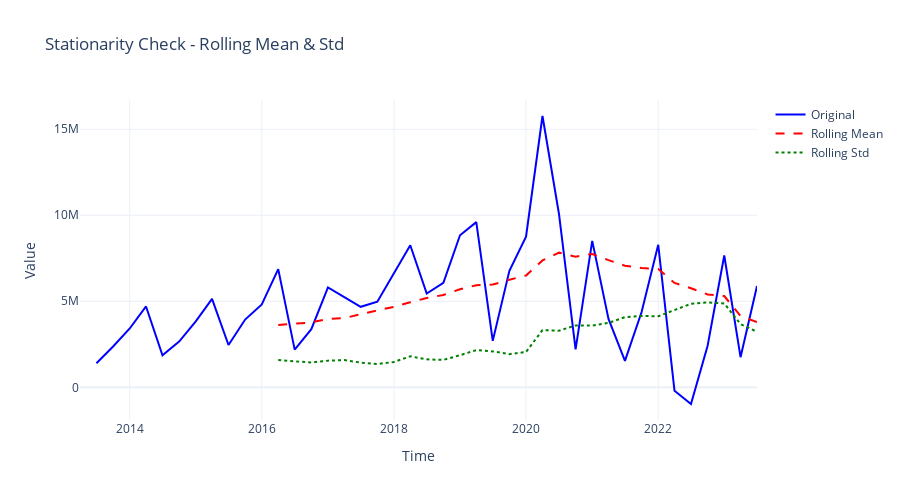

The cell this chart's notebook holds for it:
### Markdown cell above
The upward trend in the rolling mean (red dashed line) and the non-constant rolling standard deviation (green dotted line) indicate that the data is non-stationary. For a series to be stationary, its mean and variance should remain constant over time, which is not the case here due to the increasing trend and variability.

When the data is not stationary, we apply differencing (first or second order) until stationarity is achieved. Here’s how:

### Code cell
df['Subscribers_diff'] = df['Subscribers'].diff().dropna()
check_stationarity(df['Subscribers_diff'])
